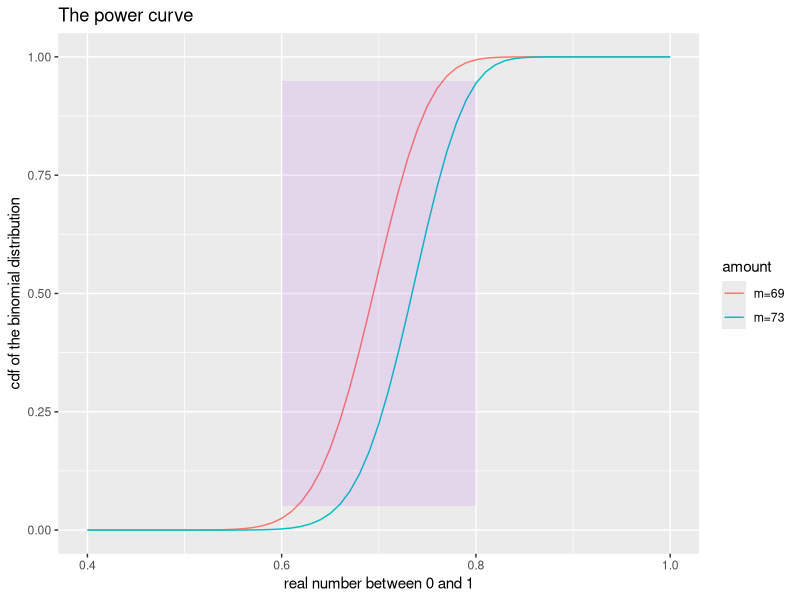

The R source for this figure: (Note: this script raises an error after producing the figure.)
### Example 3.11
memberNames <- "Yujia Wang, Tong Sun, Ruining Jia"
## Plot the figure
# For n = 100 and select values of m, the function alpha(p), for p ranging from 0.4 to 1.
n <- 100
p <- seq(0.4, 1, by=0.01)
m <- c(69, 73)

for(i in m){
  if(i==69){
    df1 <- data.frame(amount=paste('m=69'), p, dis=(1-pbinom(i,n,p)))
  }
  else if(i==73){
    df2 <- data.frame(amount=paste('m=73'), p, dis=(1-pbinom(i,n,p)))
  }
}
df <- rbind(df1, df2)
# We define the probability of new drug and old one are 0.8 and 0.6 respectively, and then define the bottom and top lines of the box represent the 5% type I error and (1-95%) type II error respectively.
library(ggplot2)
ggplot()+
  geom_line(aes(x=p, y=dis, color=amount),data=df)+
  geom_rect(aes(xmin=0.6, xmax=0.8, ymin=0.05, ymax=0.95), fill='purple', alpha=0.1)+
  labs(x='real number between 0 and 1', y='cdf of the binomial distribution', title='The power curve')
# From the plot, it is steep enough to cross with the bottom and top lines of the box at the same time, then we change m (number of cured people) to obtain a range.
# The pink curve here represents the smallest integer of m = 69 that starts to cross with the bottom of the box -- 5% type I error.
# The blue curve indicates the largest integer of m = 73 that on the boundary of the box area.
# And between 69 and 73 are suitable to choose.

## Using pwr package -- pwr.p.test(one-sample proportion test)
# Here the question is : What is the power of our test if we choose 100 samples and lower our type I error tolerance to 0.05.
library(pwr)
p.out.1 <- pwr.p.test(h=ES.h(p1 = 0.8, p2 = 0.6), n=100, sig.level=0.05, alternative="greater")
p.out.1
# The power of our test is about 99.7%. We specified 'alternative="greater"' since we assumed the patients were cured with larger probabilities.
plot(p.out)
# This time, sample size will make the more conservative "two-sided" assumption with leaving "alternative" argument out of the function.
p.out.2 <- pwr.p.test(h=ES.h(p1 = 0.8, p2 = 0.6), n=100, sig.level=0.05)
p.out.2
# The power of this test is 99.3%.
